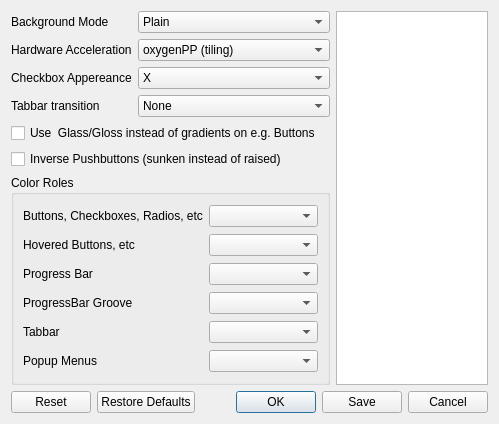
<ui version="4.0" >
 <class>Config</class>
 <widget class="QDialog" name="Config" >
  <property name="geometry" >
   <rect>
    <x>0</x>
    <y>0</y>
    <width>499</width>
    <height>424</height>
   </rect>
  </property>
  <property name="windowTitle" >
   <string>Qxygen Setup</string>
  </property>
  <layout class="QGridLayout" >
   <item row="0" column="0" >
    <widget class="QLabel" name="label" >
     <property name="text" >
      <string>Background Mode</string>
     </property>
    </widget>
   </item>
   <item row="0" column="1" >
    <widget class="QComboBox" name="bgMode" >
     <item>
      <property name="text" >
       <string>Plain</string>
      </property>
     </item>
     <item>
      <property name="text" >
       <string>Scanlines</string>
      </property>
     </item>
     <item>
      <property name="text" >
       <string>[Reserved]</string>
      </property>
     </item>
     <item>
      <property name="text" >
       <string>Complex</string>
      </property>
     </item>
     <item>
      <property name="text" >
       <string>Vertical Top/Bottom Gradient</string>
      </property>
     </item>
     <item>
      <property name="text" >
       <string>Horizontal Left/Right Gradient</string>
      </property>
     </item>
     <item>
      <property name="text" >
       <string>Vertical Center Gradient</string>
      </property>
     </item>
     <item>
      <property name="text" >
       <string>Horizontal Center Gradient</string>
      </property>
     </item>
     <item>
      <property name="text" >
       <string>Glass</string>
      </property>
     </item>
    </widget>
   </item>
   <item row="1" column="0" >
    <widget class="QLabel" name="label_2" >
     <property name="text" >
      <string>Hardware Acceleration</string>
     </property>
    </widget>
   </item>
   <item row="1" column="1" >
    <widget class="QComboBox" name="acceleration" >
     <item>
      <property name="text" >
       <string>oxygenPP (tiling)</string>
      </property>
     </item>
     <item>
      <property name="text" >
       <string>Qt (QGradient)</string>
      </property>
     </item>
     <item>
      <property name="text" >
       <string>XRender</string>
      </property>
     </item>
     <item>
      <property name="text" >
       <string>OpenGL</string>
      </property>
     </item>
    </widget>
   </item>
   <item row="2" column="0" >
    <widget class="QLabel" name="label_8" >
     <property name="text" >
      <string>Checkbox Appereance</string>
     </property>
    </widget>
   </item>
   <item row="2" column="1" >
    <widget class="QComboBox" name="checkMark" >
     <item>
      <property name="text" >
       <string>X</string>
      </property>
     </item>
     <item>
      <property name="text" >
       <string>V</string>
      </property>
     </item>
     <item>
      <property name="text" >
       <string>O</string>
      </property>
     </item>
    </widget>
   </item>
   <item row="3" column="0" >
    <widget class="QLabel" name="label_7" >
     <property name="text" >
      <string>Tabbar transition</string>
     </property>
    </widget>
   </item>
   <item row="3" column="1" >
    <widget class="QComboBox" name="tabTransition" >
     <item>
      <property name="text" >
       <string>None</string>
      </property>
     </item>
     <item>
      <property name="text" >
       <string>Crossfade</string>
      </property>
     </item>
     <item>
      <property name="text" >
       <string>Scanline blend</string>
      </property>
     </item>
     <item>
      <property name="text" >
       <string>Slide in</string>
      </property>
     </item>
     <item>
      <property name="text" >
       <string>Slide out</string>
      </property>
     </item>
     <item>
      <property name="text" >
       <string>Roll in</string>
      </property>
     </item>
     <item>
      <property name="text" >
       <string>Roll out</string>
      </property>
     </item>
     <item>
      <property name="text" >
       <string>Open vertically</string>
      </property>
     </item>
     <item>
      <property name="text" >
       <string>Close vertically</string>
      </property>
     </item>
     <item>
      <property name="text" >
       <string>Open horizontally</string>
      </property>
     </item>
     <item>
      <property name="text" >
       <string>Close horizontally</string>
      </property>
     </item>
    </widget>
   </item>
   <item row="4" column="0" colspan="2" >
    <widget class="QCheckBox" name="useGlass" >
     <property name="text" >
      <string>Use  Glass/Gloss instead of gradients on e.g. Buttons</string>
     </property>
    </widget>
   </item>
   <item row="5" column="0" colspan="2" >
    <widget class="QCheckBox" name="inverseButtons" >
     <property name="text" >
      <string>Inverse Pushbuttons (sunken instead of raised)</string>
     </property>
    </widget>
   </item>
   <item row="6" column="0" colspan="2" >
    <widget class="QGroupBox" name="groupBox" >
     <property name="title" >
      <string>Color Roles</string>
     </property>
     <layout class="QGridLayout" >
      <item row="0" column="0" >
       <widget class="QLabel" name="label_6" >
        <property name="text" >
         <string>Buttons, Checkboxes, Radios, etc</string>
        </property>
       </widget>
      </item>
      <item row="0" column="1" >
       <widget class="QComboBox" name="crButtons" />
      </item>
      <item row="1" column="0" >
       <widget class="QLabel" name="label_9" >
        <property name="text" >
         <string>Hovered Buttons, etc</string>
        </property>
       </widget>
      </item>
      <item row="1" column="1" >
       <widget class="QComboBox" name="crButtonsHover" />
      </item>
      <item row="2" column="0" >
       <widget class="QLabel" name="label_3" >
        <property name="text" >
         <string>Progress Bar</string>
        </property>
       </widget>
      </item>
      <item row="2" column="1" >
       <widget class="QComboBox" name="crProgressBar" />
      </item>
      <item row="3" column="0" >
       <widget class="QLabel" name="label_4" >
        <property name="text" >
         <string>ProgressBar Groove</string>
        </property>
       </widget>
      </item>
      <item row="3" column="1" >
       <widget class="QComboBox" name="crProgressBarGroove" />
      </item>
      <item row="4" column="0" >
       <widget class="QLabel" name="label_5" >
        <property name="text" >
         <string>Tabbar</string>
        </property>
       </widget>
      </item>
      <item row="4" column="1" >
       <widget class="QComboBox" name="crTabBar" />
      </item>
      <item row="5" column="0" >
       <widget class="QLabel" name="label_10" >
        <property name="text" >
         <string>Popup Menus</string>
        </property>
       </widget>
      </item>
      <item row="5" column="1" >
       <widget class="QComboBox" name="crPopup" />
      </item>
     </layout>
    </widget>
   </item>
   <item row="7" column="0" colspan="3" >
    <widget class="QDialogButtonBox" name="buttonBox" >
     <property name="orientation" >
      <enum>Qt::Horizontal</enum>
     </property>
     <property name="standardButtons" >
      <set>QDialogButtonBox::Cancel|QDialogButtonBox::Ok|QDialogButtonBox::Reset|QDialogButtonBox::RestoreDefaults|QDialogButtonBox::Save</set>
     </property>
    </widget>
   </item>
   <item rowspan="7" row="0" column="2" >
    <widget class="QTextBrowser" name="info" />
   </item>
  </layout>
 </widget>
 <resources/>
 <connections/>
</ui>
